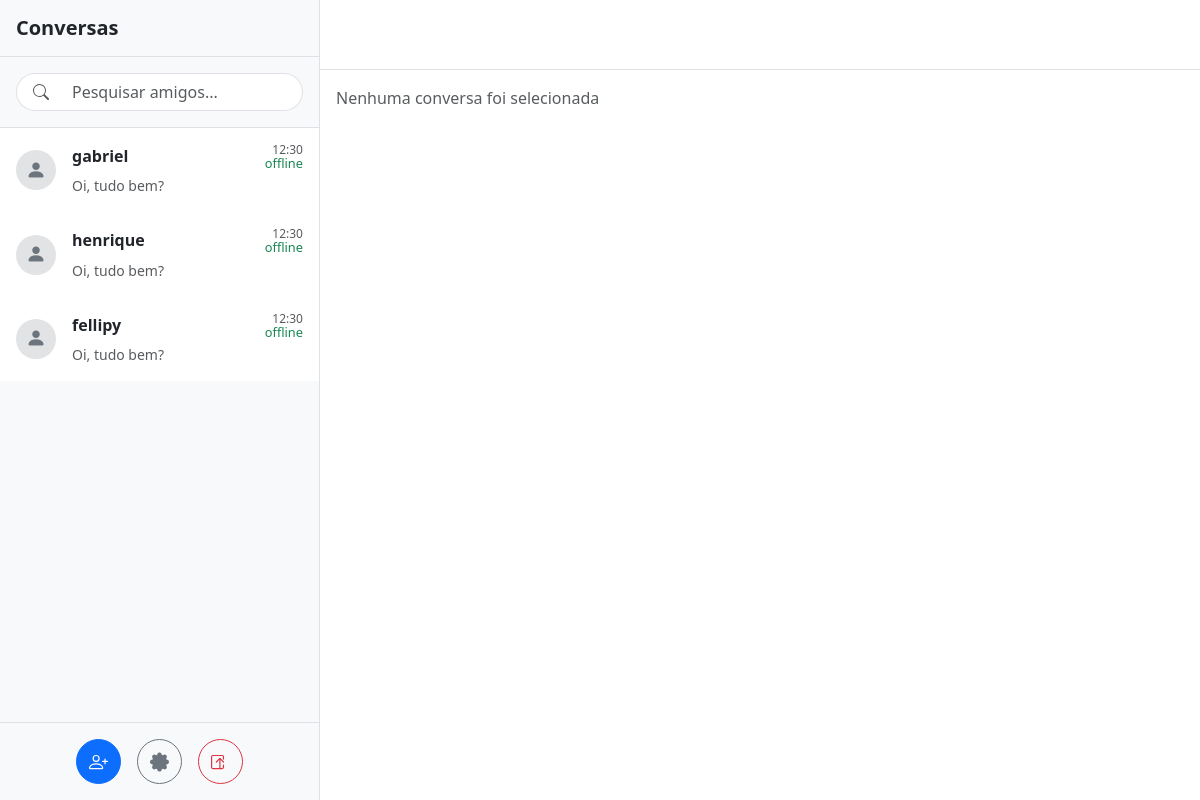
/chat/home/ (signed in), run on the app's committed database.
### friend/models.py (models this page shows)
class Friend(models.Model):
    user = models.ForeignKey(User, on_delete=models.CASCADE, related_name="friends")
    friend = models.ForeignKey(User, on_delete=models.CASCADE)
    room = models.ForeignKey(Room, on_delete=models.CASCADE)
    class Meta:
        constraints = [
            models.UniqueConstraint(
                fields=["user", "friend"],
                name="unique_friendship"
            )
        ]

### chat/views.py (the view)
# urls.py: path("home/", HomeView.as_view(), name="home"),
class HomeView(LoginRequiredMixin, TemplateView):
    template_name = "index.html"
    def get_context_data(self, **kwargs):
        context = super().get_context_data(**kwargs)
        friends = self.request.user.friends.all()
        for friend in friends:
            friend.is_online = friend.friend.id in ONLINE_USERS
        context["friends"] = friends
        context["friends_requests"] = self.request.user.sent_requests.filter(accepted=False)
        return context

### chat/templates/index.html (shortened to what this page needs)
{% load static %}
<!DOCTYPE html>
<html lang="pt-BR">
<head>
    <link href="https://cdn.jsdelivr.net/npm/bootstrap@5.3.3/dist/css/bootstrap.min.css" rel="stylesheet">
    <link rel="stylesheet" href="https://cdn.jsdelivr.net/npm/bootstrap-icons@1.11.3/font/bootstrap-icons.min.css">
</head>
<body class="bg-white">
    <div class="d-flex vh-100 overflow-hidden">
        <aside class="bg-light border-end d-flex flex-column h-100 flex-shrink-0" style="width:320px;min-width:320px;">
            <div class="p-3 border-bottom d-flex justify-content-between align-items-center">
                <h5 class="mb-0 fw-bold">Conversas</h5>
            </div>
            <div class="p-3 border-bottom">
                <div class="input-group">
                    <span class="input-group-text bg-white border-end-0 rounded-start-pill ps-3">
                    </span>
                    <input type="text" class="form-control border-start-0 rounded-end-pill" placeholder="Pesquisar amigos...">
                </div>
            </div>
            <div class="list-group list-group-flush overflow-auto flex-grow-1">
                {% for friend in friends %}
                    <a onclick="OpenSocket('{{ friend.room.name|escapejs }}'); ChangeStatusBar('{{ friend.friend.username|escapejs }}', '{{ friend.friend.id|escapejs }}');" class="list-group-item list-group-item-action py-3 border-0 cursor-pointer">
                        <div class="d-flex align-items-center cursor-pointer">
                            <div class="rounded-circle me-3 flex-shrink-0 bg-secondary-subtle d-flex align-items-center justify-content-center text-secondary" style="width:40px;height:40px;">
                                <i class="bi bi-person-fill fs-5"></i>
                            </div>
                            <div class="text-truncate w-100">
                                <div class="d-flex justify-content-between align-items-start">
                                    <strong class="text-dark">{{ friend.friend.username|escapejs }}</strong>
                                    <div class="d-flex flex-column align-items-end ms-2" style="min-width: fit-content;">
                                        <small class="text-muted" style="font-size:0.75rem; line-height: 1;">12:30</small>
                                        <small id="status-{{ friend.friend.id }}" class="text-success" style="font-size:0.80rem; line-height: 1.2; font-weight: 500;">{% if friend.is_online %}online{% else %}offline{% endif %}</small>
                                    </div>
                                </div>
                                <small class="text-muted text-truncate d-block mt-1">Oi, tudo bem?</small>
                            </div>
                        </div>
                    </a>
                {% empty %}
                    <div class="p-4 text-center text-muted small">Nenhuma conversa encontrada.</div>
                {% endfor %}
            </div>
            <div class="mt-auto border-top p-3 bg-light d-flex justify-content-center gap-3">
                <button type="button" class="btn btn-primary rounded-circle d-flex align-items-center justify-content-center" data-bs-toggle="modal" data-bs-target="#addFriendsModal" title="Adicionar Amigos" style="width:45px;height:45px;">
                </button>
                <button type="button" class="btn btn-outline-secondary rounded-circle d-flex align-items-center justify-content-center" title="Configurações" style="width:45px;height:45px;">
                </button>
                <a onclick="Logout()" href="{% url 'chat:logout' %}">
                    <button type="button" class="btn btn-outline-danger rounded-circle d-flex align-items-center justify-content-center" title="Sair" style="width:45px;height:45px;">
                    </button>
                </a>
            </div>
        </aside>
        <main class="flex-grow-1 d-flex flex-column h-100 position-relative w-100 min-w-0">
            <header class="p-3 border-bottom bg-white d-flex align-items-center gap-3" style="min-height: 70px;">
            </header>
            <div id="messages" class="flex-grow-1 p-3 overflow-auto bg-white">
                <div class="text-muted">Nenhuma conversa foi selecionada</div>
            </div>
        </main>
    </div>
</body>
</html>

### data on the page
Friend: friend.username "gabriel", shows "offline"
Friend: friend.username "henrique", shows "offline"
Friend: friend.username "fellipy", shows "offline"
